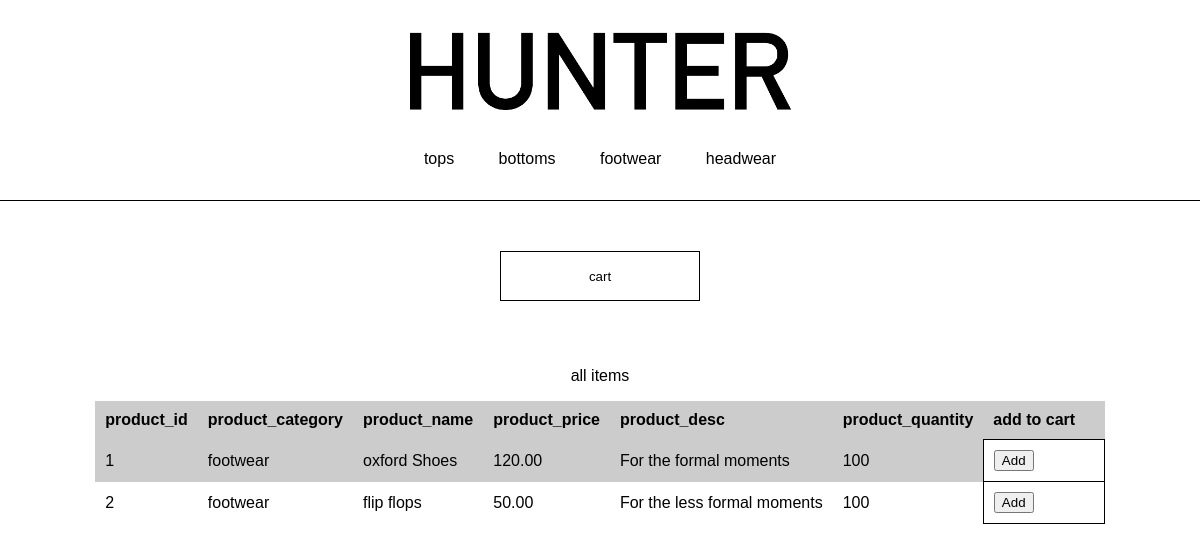
The app's page /user/footwear.php, older data.
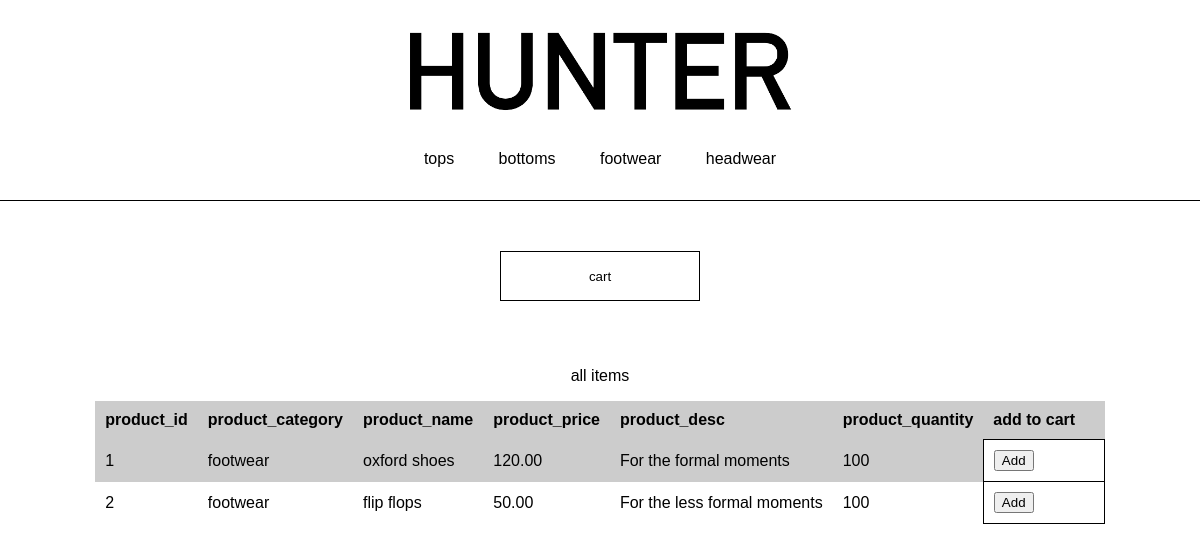
The same page, newer data.
### tables this page shows
CREATE TABLE products(
    product_id int(10) NOT NULL AUTO_INCREMENT,
    product_category varchar(50) NOT NULL,
    product_name varchar(50) NOT NULL,
    product_desc varchar(50) NOT NULL,
    product_price decimal(5, 2) NOT NULL,
    product_quantity int(10) NOT NULL,
    product_imagepath varchar(50) NOT NULL,
    PRIMARY KEY(product_id)
);

### www/user/footwear.php (the view, shortened to what this page needs)
<!DOCTYPE HTML PUBLIC "-//IETF//DTD HTML//EN">
<html lang="en">
    <head>
        <link rel="stylesheet" href="css/style.css"/>
    </head>
    <body>
        <header>
            <a href="index.php">
                <img src="images/logo.png" id="hunter">
            </a>
            <nav>
                <ul>
                    <li><a href="tops.php">tops</a></li>
                    <li><a href="bottoms.php">bottoms</a></li>
                    <li><a href="footwear.php">footwear</a></li>
                    <li><a href="headwear.php">headwear</a></li>
                </ul>
            </nav>
        </header>
        <main>
            <button id="cartButton">cart</button>
            <p>all items</p>
            <table border="1" id="productTable" class="center">
                <tr>
                    <th>product_id</th>
                    <th>product_category</th>
                    <th>product_name</th>
                    <th>product_price</th>
                    <th>product_desc</th>
                    <th>product_quantity</th>
                    <th>add to cart</th>
                </tr>
                <?php
                    $db_host   = '192.168.2.13';
                    $db_name   = 'fvision';
                    $db_user   = 'webuser';
                    $db_passwd = 'insecure_db_pw';
                    $pdo_dsn = "mysql:host=$db_host;dbname=$db_name";
                    $pdo = new PDO($pdo_dsn, $db_user, $db_passwd);
                    $q = $pdo->query("SELECT * FROM products WHERE product_category='footwear'");
                    while($row = $q->fetch()){
                        echo "<tr>";
                        echo "<td>".$row["product_id"]."</td>";
                        echo "<td>".$row["product_category"]."</td>";
                        echo "<td>".$row["product_name"]."</td>";
                        echo "<td>".$row["product_price"]."</td>";
                        echo "<td>".$row["product_desc"]."</td>";
                        echo "<td>".$row["product_quantity"]."</td>";
                        echo "<td id='addToCart'><div><button>Add</button></div></td>";
                        echo "</tr>\n";
                    }
                ?>
            </table>
        </main>
    </body>
</html>

Row changes from the older to the newer data that the page shows:
changed products "For the formal moments": product_name "oxford Shoes" → "oxford shoes"
